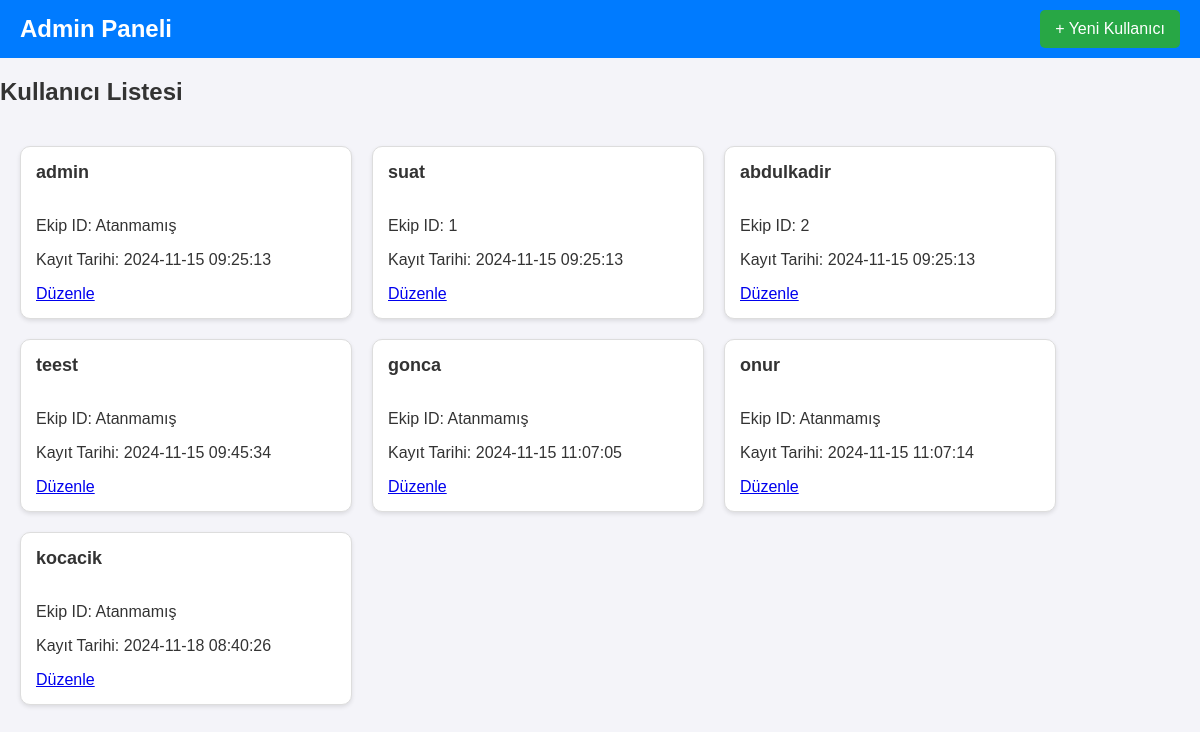
The app's page /admin/index.php with its own data.
### tables this page shows
CREATE TABLE `kullanicilar` (
  `id` int NOT NULL,
  `kullanici_adi` varchar(50) NOT NULL,
  `sifre` varchar(255) NOT NULL,
  `yetki` enum('admin','ekip') NOT NULL,
  `ekip_id` int DEFAULT NULL,
  `created_at` timestamp NULL DEFAULT CURRENT_TIMESTAMP
);

### admin/index.php (the view, shortened to what this page needs)
<?php
require_once '../config.php';
$query = $db->query("SELECT id, kullanici_adi, yetki, ekip_id, created_at FROM kullanicilar");
$kullanicilar = $query->fetchAll(PDO::FETCH_ASSOC);
?>
<!DOCTYPE html>
<html lang="tr">
<head>
    <link rel="stylesheet" href="admin.css?v=3">
</head>
<body>
    <header>
        <h1>Admin Paneli</h1>
        <button id="yeniKullanici" class="add-button">+ Yeni Kullanıcı</button>
    </header>
    <main>
        <h2>Kullanıcı Listesi</h2>
        <div class="kullanicilar-list">
            <?php foreach ($kullanicilar as $kullanici): ?>
                <div class="kullanici-card">
                    <div class="kullanici-header">
                        <h3><?= htmlspecialchars($kullanici['kullanici_adi'] ?? 'Bilinmiyor') ?></h3>
                        <span class="yetki-badge"><?= htmlspecialchars($kullanici['yetki'] ?? 'Tanımsız') ?></span>
                    </div>
                    <div class="kullanici-body">
                        <p>Ekip ID: <?= htmlspecialchars($kullanici['ekip_id'] ?? 'Atanmamış') ?></p>
                        <p>Kayıt Tarihi: <?= htmlspecialchars($kullanici['created_at'] ?? 'Bilinmiyor') ?></p>
                    </div>
                    <div class="kullanici-actions">
                        <a href="kullanici-duzenle.php?id=<?= $kullanici['id'] ?>">Düzenle</a>
                    </div>
                </div>
            <?php endforeach; ?>
        </div>
    </main>
</body>
</html>

### admin/admin.css (style rules this page uses)
body { font-family: Arial, sans-serif; margin: 0; padding: 0; background-color: #f4f4f9; color: #333; }
header { background-color: #007bff; color: white; padding: 10px 20px; display: flex; justify-content: space-between; align-items: center; }
header h1 { font-size: 24px; margin: 0; }
header .add-button { background: #28a745; color: white; padding: 10px 15px; border: none; cursor: pointer; border-radius: 5px; font-size: 16px; }
.kullanicilar-list { display: flex; flex-wrap: wrap; gap: 20px; padding: 20px; }
.kullanici-card { background-color: white; border: 1px solid #ddd; border-radius: 10px; width: 300px; padding: 15px; box-shadow: 0px 2px 4px rgba(0, 0, 0, 0.1); }
.kullanici-header h3 { margin: 0; font-size: 18px; }
.yetki-badge { padding: 5px 10px; border-radius: 5px; font-size: 14px; color: white; }

### records on screen
kullanicilar: kullanici_adi "admin", ekip "Atanmamış", created_at "2024-11-15 09:25:13"
kullanicilar: kullanici_adi "suat", ekip "1", created_at "2024-11-15 09:25:13"
kullanicilar: kullanici_adi "abdulkadir", ekip "2", created_at "2024-11-15 09:25:13"
kullanicilar: kullanici_adi "teest", ekip "Atanmamış", created_at "2024-11-15 09:45:34"
kullanicilar: kullanici_adi "gonca", ekip "Atanmamış", created_at "2024-11-15 11:07:05"
kullanicilar: kullanici_adi "onur", ekip "Atanmamış", created_at "2024-11-15 11:07:14"
kullanicilar: kullanici_adi "kocacik", ekip "Atanmamış", created_at "2024-11-18 08:40:26"
